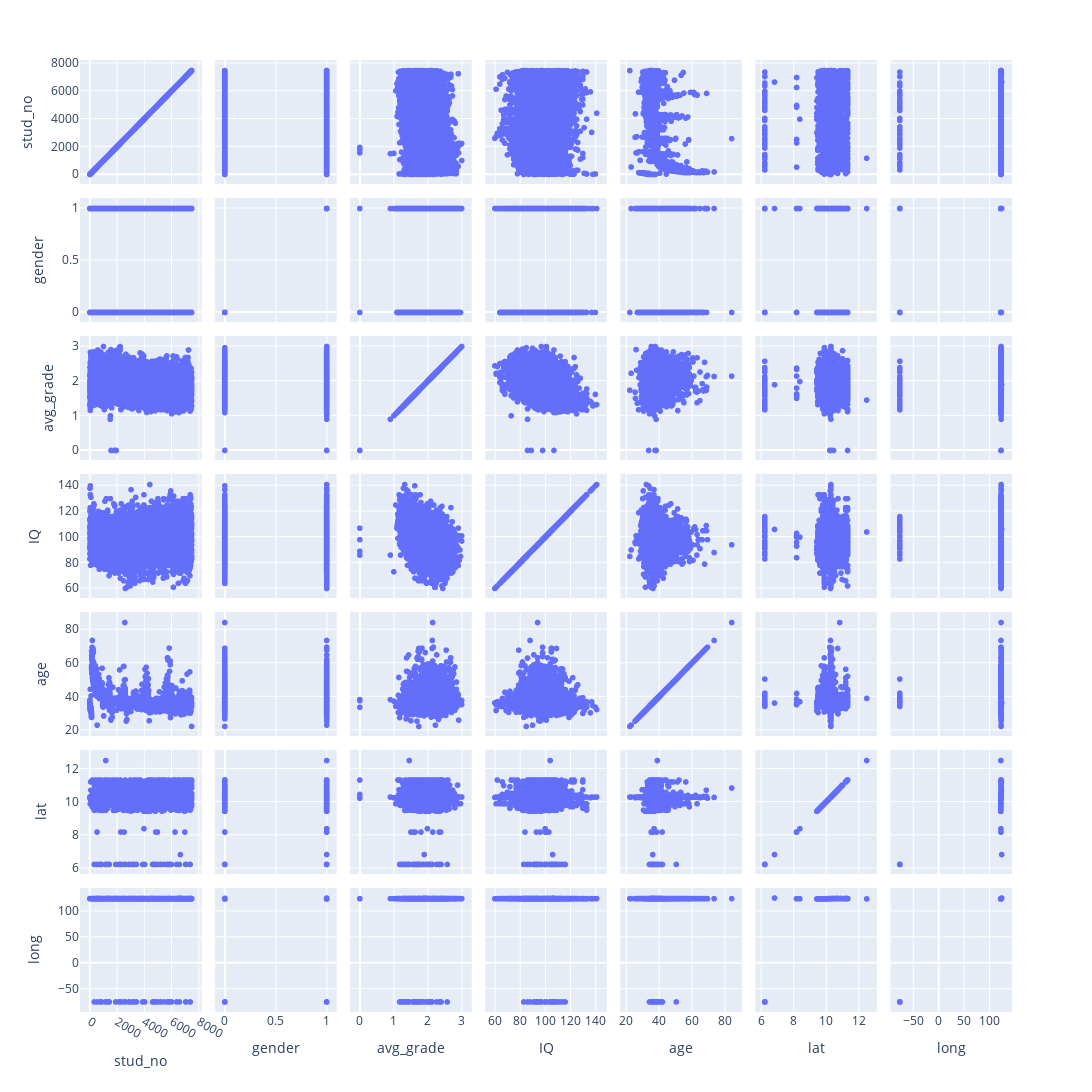

Notebook code for this chart:
### Markdown cell above
## Plot The Entrire Dataset

### Code cell
import plotly.express as px
fig = px.scatter_matrix(fin_stud,
width=1200, height=1600)
fig.show()

### Figure 1 — Plotly figure (JSON) as saved in the notebook; plotly's stock layout.template omitted (floating-point values rounded to 4 significant figures; data arrays with more than 128 entries replaced by an {"elided": "..."} marker saying what was removed)
{"data": [{"dimensions": [{"axis": {"matches": true}, "label": "stud_no", "values": {"elided": "7483 int values"}}, {"axis": {"matches": true}, "label": "gender", "values": {"elided": "7483 int values"}}, {"axis": {"matches": true}, "label": "avg_grade", "values": {"elided": "7483 float values"}}, {"axis": {"matches": true}, "label": "IQ", "values": {"elided": "7483 int values"}}, {"axis": {"matches": true}, "label": "age", "values": {"elided": "7483 float values"}}, {"axis": {"matches": true}, "label": "lat", "values": {"elided": "7483 float values"}}, {"axis": {"matches": true}, "label": "long", "values": {"elided": "7483 float values"}}], "hovertemplate": "%{xaxis.title.text}=%{x}<br>%{yaxis.title.text}=%{y}<extra></extra>", "legendgroup": "", "marker": {"color": "#636efa", "symbol": "circle"}, "name": "", "showlegend": false, "type": "splom"}], "layout": {"dragmode": "select", "height": 1600, "legend": {"tracegroupgap": 0}, "margin": {"t": 60}, "width": 1200}}
